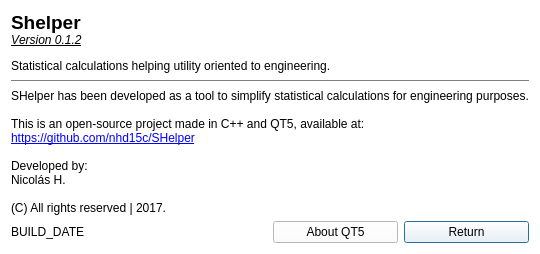
<?xml version="1.0" encoding="UTF-8"?>
<ui version="4.0">
 <class>AboutDialog</class>
 <widget class="QDialog" name="AboutDialog">
  <property name="geometry">
   <rect>
    <x>0</x>
    <y>0</y>
    <width>492</width>
    <height>254</height>
   </rect>
  </property>
  <property name="sizePolicy">
   <sizepolicy hsizetype="Minimum" vsizetype="Minimum">
    <horstretch>0</horstretch>
    <verstretch>0</verstretch>
   </sizepolicy>
  </property>
  <property name="palette">
   <palette>
    <active>
     <colorrole role="WindowText">
      <brush brushstyle="SolidPattern">
       <color alpha="255">
        <red>0</red>
        <green>0</green>
        <blue>0</blue>
       </color>
      </brush>
     </colorrole>
     <colorrole role="Button">
      <brush brushstyle="SolidPattern">
       <color alpha="255">
        <red>255</red>
        <green>255</green>
        <blue>255</blue>
       </color>
      </brush>
     </colorrole>
     <colorrole role="Light">
      <brush brushstyle="SolidPattern">
       <color alpha="255">
        <red>255</red>
        <green>255</green>
        <blue>255</blue>
       </color>
      </brush>
     </colorrole>
     <colorrole role="Midlight">
      <brush brushstyle="SolidPattern">
       <color alpha="255">
        <red>255</red>
        <green>255</green>
        <blue>255</blue>
       </color>
      </brush>
     </colorrole>
     <colorrole role="Dark">
      <brush brushstyle="SolidPattern">
       <color alpha="255">
        <red>127</red>
        <green>127</green>
        <blue>127</blue>
       </color>
      </brush>
     </colorrole>
     <colorrole role="Mid">
      <brush brushstyle="SolidPattern">
       <color alpha="255">
        <red>170</red>
        <green>170</green>
        <blue>170</blue>
       </color>
      </brush>
     </colorrole>
     <colorrole role="Text">
      <brush brushstyle="SolidPattern">
       <color alpha="255">
        <red>0</red>
        <green>0</green>
        <blue>0</blue>
       </color>
      </brush>
     </colorrole>
     <colorrole role="BrightText">
      <brush brushstyle="SolidPattern">
       <color alpha="255">
        <red>255</red>
        <green>255</green>
        <blue>255</blue>
       </color>
      </brush>
     </colorrole>
     <colorrole role="ButtonText">
      <brush brushstyle="SolidPattern">
       <color alpha="255">
        <red>0</red>
        <green>0</green>
        <blue>0</blue>
       </color>
      </brush>
     </colorrole>
     <colorrole role="Base">
      <brush brushstyle="SolidPattern">
       <color alpha="255">
        <red>255</red>
        <green>255</green>
        <blue>255</blue>
       </color>
      </brush>
     </colorrole>
     <colorrole role="Window">
      <brush brushstyle="SolidPattern">
       <color alpha="255">
        <red>255</red>
        <green>255</green>
        <blue>255</blue>
       </color>
      </brush>
     </colorrole>
     <colorrole role="Shadow">
      <brush brushstyle="SolidPattern">
       <color alpha="255">
        <red>0</red>
        <green>0</green>
        <blue>0</blue>
       </color>
      </brush>
     </colorrole>
     <colorrole role="AlternateBase">
      <brush brushstyle="SolidPattern">
       <color alpha="255">
        <red>255</red>
        <green>255</green>
        <blue>255</blue>
       </color>
      </brush>
     </colorrole>
     <colorrole role="ToolTipBase">
      <brush brushstyle="SolidPattern">
       <color alpha="255">
        <red>255</red>
        <green>255</green>
        <blue>220</blue>
       </color>
      </brush>
     </colorrole>
     <colorrole role="ToolTipText">
      <brush brushstyle="SolidPattern">
       <color alpha="255">
        <red>0</red>
        <green>0</green>
        <blue>0</blue>
       </color>
      </brush>
     </colorrole>
    </active>
    <inactive>
     <colorrole role="WindowText">
      <brush brushstyle="SolidPattern">
       <color alpha="255">
        <red>0</red>
        <green>0</green>
        <blue>0</blue>
       </color>
      </brush>
     </colorrole>
     <colorrole role="Button">
      <brush brushstyle="SolidPattern">
       <color alpha="255">
        <red>255</red>
        <green>255</green>
        <blue>255</blue>
       </color>
      </brush>
     </colorrole>
     <colorrole role="Light">
      <brush brushstyle="SolidPattern">
       <color alpha="255">
        <red>255</red>
        <green>255</green>
        <blue>255</blue>
       </color>
      </brush>
     </colorrole>
     <colorrole role="Midlight">
      <brush brushstyle="SolidPattern">
       <color alpha="255">
        <red>255</red>
        <green>255</green>
        <blue>255</blue>
       </color>
      </brush>
     </colorrole>
     <colorrole role="Dark">
      <brush brushstyle="SolidPattern">
       <color alpha="255">
        <red>127</red>
        <green>127</green>
        <blue>127</blue>
       </color>
      </brush>
     </colorrole>
     <colorrole role="Mid">
      <brush brushstyle="SolidPattern">
       <color alpha="255">
        <red>170</red>
        <green>170</green>
        <blue>170</blue>
       </color>
      </brush>
     </colorrole>
     <colorrole role="Text">
      <brush brushstyle="SolidPattern">
       <color alpha="255">
        <red>0</red>
        <green>0</green>
        <blue>0</blue>
       </color>
      </brush>
     </colorrole>
     <colorrole role="BrightText">
      <brush brushstyle="SolidPattern">
       <color alpha="255">
        <red>255</red>
        <green>255</green>
        <blue>255</blue>
       </color>
      </brush>
     </colorrole>
     <colorrole role="ButtonText">
      <brush brushstyle="SolidPattern">
       <color alpha="255">
        <red>0</red>
        <green>0</green>
        <blue>0</blue>
       </color>
      </brush>
     </colorrole>
     <colorrole role="Base">
      <brush brushstyle="SolidPattern">
       <color alpha="255">
        <red>255</red>
        <green>255</green>
        <blue>255</blue>
       </color>
      </brush>
     </colorrole>
     <colorrole role="Window">
      <brush brushstyle="SolidPattern">
       <color alpha="255">
        <red>255</red>
        <green>255</green>
        <blue>255</blue>
       </color>
      </brush>
     </colorrole>
     <colorrole role="Shadow">
      <brush brushstyle="SolidPattern">
       <color alpha="255">
        <red>0</red>
        <green>0</green>
        <blue>0</blue>
       </color>
      </brush>
     </colorrole>
     <colorrole role="AlternateBase">
      <brush brushstyle="SolidPattern">
       <color alpha="255">
        <red>255</red>
        <green>255</green>
        <blue>255</blue>
       </color>
      </brush>
     </colorrole>
     <colorrole role="ToolTipBase">
      <brush brushstyle="SolidPattern">
       <color alpha="255">
        <red>255</red>
        <green>255</green>
        <blue>220</blue>
       </color>
      </brush>
     </colorrole>
     <colorrole role="ToolTipText">
      <brush brushstyle="SolidPattern">
       <color alpha="255">
        <red>0</red>
        <green>0</green>
        <blue>0</blue>
       </color>
      </brush>
     </colorrole>
    </inactive>
    <disabled>
     <colorrole role="WindowText">
      <brush brushstyle="SolidPattern">
       <color alpha="255">
        <red>127</red>
        <green>127</green>
        <blue>127</blue>
       </color>
      </brush>
     </colorrole>
     <colorrole role="Button">
      <brush brushstyle="SolidPattern">
       <color alpha="255">
        <red>255</red>
        <green>255</green>
        <blue>255</blue>
       </color>
      </brush>
     </colorrole>
     <colorrole role="Light">
      <brush brushstyle="SolidPattern">
       <color alpha="255">
        <red>255</red>
        <green>255</green>
        <blue>255</blue>
       </color>
      </brush>
     </colorrole>
     <colorrole role="Midlight">
      <brush brushstyle="SolidPattern">
       <color alpha="255">
        <red>255</red>
        <green>255</green>
        <blue>255</blue>
       </color>
      </brush>
     </colorrole>
     <colorrole role="Dark">
      <brush brushstyle="SolidPattern">
       <color alpha="255">
        <red>127</red>
        <green>127</green>
        <blue>127</blue>
       </color>
      </brush>
     </colorrole>
     <colorrole role="Mid">
      <brush brushstyle="SolidPattern">
       <color alpha="255">
        <red>170</red>
        <green>170</green>
        <blue>170</blue>
       </color>
      </brush>
     </colorrole>
     <colorrole role="Text">
      <brush brushstyle="SolidPattern">
       <color alpha="255">
        <red>127</red>
        <green>127</green>
        <blue>127</blue>
       </color>
      </brush>
     </colorrole>
     <colorrole role="BrightText">
      <brush brushstyle="SolidPattern">
       <color alpha="255">
        <red>255</red>
        <green>255</green>
        <blue>255</blue>
       </color>
      </brush>
     </colorrole>
     <colorrole role="ButtonText">
      <brush brushstyle="SolidPattern">
       <color alpha="255">
        <red>127</red>
        <green>127</green>
        <blue>127</blue>
       </color>
      </brush>
     </colorrole>
     <colorrole role="Base">
      <brush brushstyle="SolidPattern">
       <color alpha="255">
        <red>255</red>
        <green>255</green>
        <blue>255</blue>
       </color>
      </brush>
     </colorrole>
     <colorrole role="Window">
      <brush brushstyle="SolidPattern">
       <color alpha="255">
        <red>255</red>
        <green>255</green>
        <blue>255</blue>
       </color>
      </brush>
     </colorrole>
     <colorrole role="Shadow">
      <brush brushstyle="SolidPattern">
       <color alpha="255">
        <red>0</red>
        <green>0</green>
        <blue>0</blue>
       </color>
      </brush>
     </colorrole>
     <colorrole role="AlternateBase">
      <brush brushstyle="SolidPattern">
       <color alpha="255">
        <red>255</red>
        <green>255</green>
        <blue>255</blue>
       </color>
      </brush>
     </colorrole>
     <colorrole role="ToolTipBase">
      <brush brushstyle="SolidPattern">
       <color alpha="255">
        <red>255</red>
        <green>255</green>
        <blue>220</blue>
       </color>
      </brush>
     </colorrole>
     <colorrole role="ToolTipText">
      <brush brushstyle="SolidPattern">
       <color alpha="255">
        <red>0</red>
        <green>0</green>
        <blue>0</blue>
       </color>
      </brush>
     </colorrole>
    </disabled>
   </palette>
  </property>
  <property name="windowTitle">
   <string>About SHelper</string>
  </property>
  <layout class="QGridLayout" name="gridLayout">
   <item row="0" column="0" colspan="2">
    <widget class="QLabel" name="labelName">
     <property name="text">
      <string>&lt;html&gt;&lt;head/&gt;&lt;body&gt;&lt;p&gt;&lt;span style=&quot; font-size:14pt; font-weight:600;&quot;&gt;Shelper &lt;/span&gt;&lt;br/&gt;&lt;span style=&quot; font-style:italic; text-decoration: underline;&quot;&gt;V&lt;/span&gt;&lt;span style=&quot; font-size:9pt; font-style:italic; text-decoration: underline;&quot;&gt;ersion 0.1.2&lt;/span&gt;&lt;/p&gt;&lt;p&gt;&lt;span style=&quot; font-size:9pt;&quot;&gt;Statistical calculations helping utility oriented to engineering.&lt;/span&gt;&lt;/p&gt;&lt;/body&gt;&lt;/html&gt;</string>
     </property>
    </widget>
   </item>
   <item row="1" column="0" colspan="2">
    <widget class="Line" name="line">
     <property name="sizePolicy">
      <sizepolicy hsizetype="MinimumExpanding" vsizetype="Fixed">
       <horstretch>0</horstretch>
       <verstretch>0</verstretch>
      </sizepolicy>
     </property>
     <property name="orientation">
      <enum>Qt::Horizontal</enum>
     </property>
    </widget>
   </item>
   <item row="2" column="0" colspan="2">
    <widget class="QLabel" name="labelAbout">
     <property name="text">
      <string>&lt;html&gt;&lt;head/&gt;&lt;body&gt;&lt;p&gt;SHelper has been developed as a tool to simplify statistical calculations for engineering purposes.&lt;br/&gt;&lt;br/&gt;This is an open-source project made in C++ and QT5, available at:&lt;br/&gt;&lt;a href=&quot;https://github.com/nhd15c/SHelper&quot;&gt;&lt;span style=&quot; text-decoration: underline; color:#0000ff;&quot;&gt;https://github.com/nhd15c/SHelper&lt;br/&gt;&lt;br/&gt;&lt;/span&gt;&lt;/a&gt;Developed by:&lt;br/&gt;Nicolás H.&lt;br/&gt;&lt;br/&gt;(C) All rights reserved | 2017.&lt;/p&gt;&lt;/body&gt;&lt;/html&gt;</string>
     </property>
     <property name="openExternalLinks">
      <bool>true</bool>
     </property>
     <property name="textInteractionFlags">
      <set>Qt::LinksAccessibleByMouse|Qt::TextSelectableByMouse</set>
     </property>
    </widget>
   </item>
   <item row="3" column="0">
    <widget class="QLabel" name="labelBuildDate">
     <property name="text">
      <string>BUILD_DATE</string>
     </property>
    </widget>
   </item>
   <item row="3" column="1">
    <layout class="QHBoxLayout" name="horizontalLayout">
     <item>
      <widget class="QPushButton" name="button_QT">
       <property name="text">
        <string>About QT5</string>
       </property>
       <property name="autoDefault">
        <bool>false</bool>
       </property>
      </widget>
     </item>
     <item>
      <widget class="QPushButton" name="button_return">
       <property name="text">
        <string>Return</string>
       </property>
       <property name="autoDefault">
        <bool>true</bool>
       </property>
       <property name="default">
        <bool>true</bool>
       </property>
       <property name="flat">
        <bool>false</bool>
       </property>
      </widget>
     </item>
    </layout>
   </item>
  </layout>
 </widget>
 <resources/>
 <connections/>
</ui>
